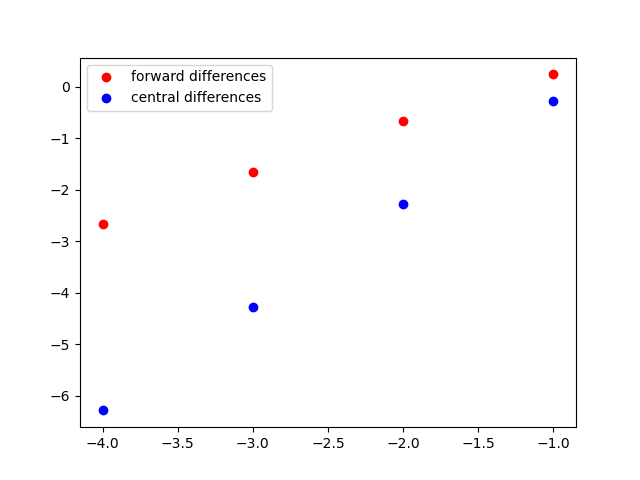

The Python source for this figure:
from matplotlib import pyplot as plt

log_x = [-1, -2, -3, -4]
log_fd_error = [ 0.2399 , -0.6705 , -1.6612 , -2.6603]
log_cd_error = [ -0.2774 , -2.2850 , -4.2851 , -6.2850]
plt.scatter(log_x, log_fd_error,c="r")
plt.scatter(log_x, log_cd_error,c="b")
plt.legend(['forward differences','central differences'])
plt.savefig('plot.png')
